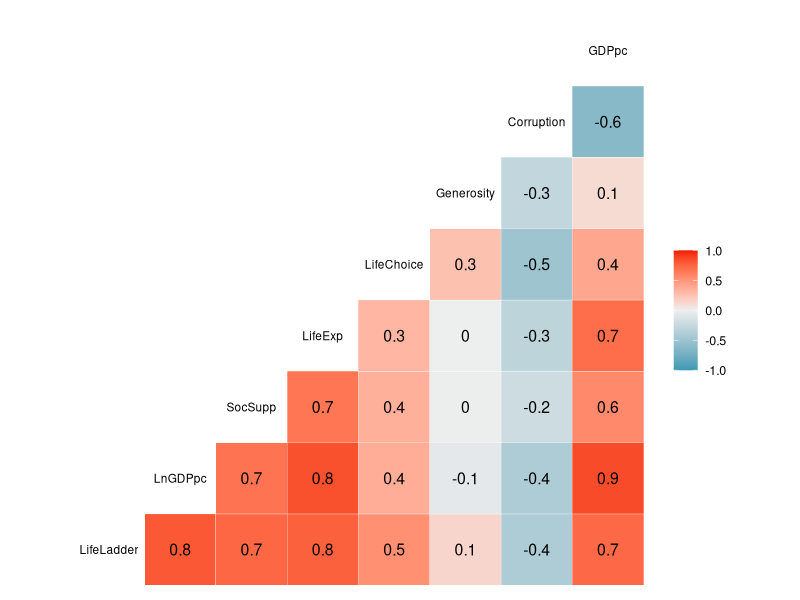
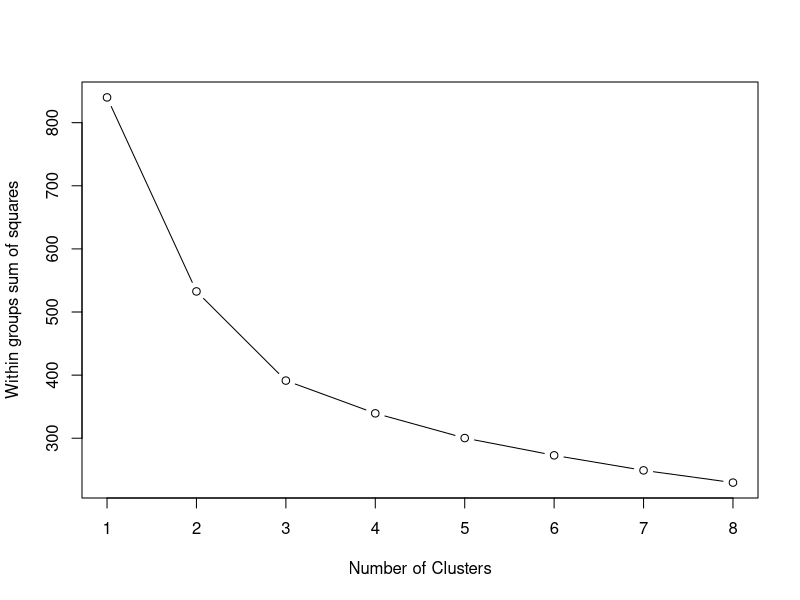
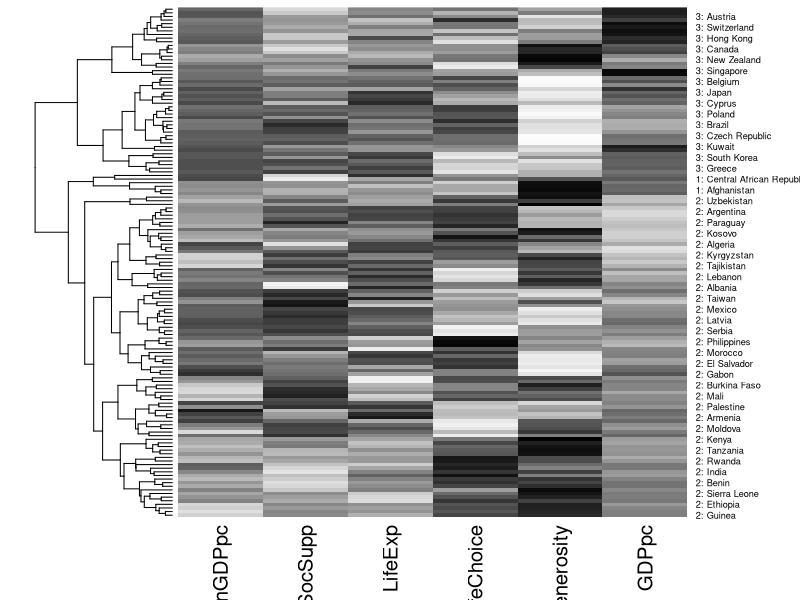

R code for these plots, in order:
## ---- chunk 1
knitr::opts_chunk$set(echo = TRUE)
## ---- chunk 2
#load the package
library(GGally)
## ---- chunk 3
#read the data
whr_2017DB <- read.csv("whr_2017.csv")
summary(whr_2017DB)

#checking total missing data
sapply(whr_2017DB,function(x) sum(is.na(x)))

#visualize the correlation between variables
ggcorr(whr_2017DB[,-1], label=TRUE, cex=3)

#deal with the missing data,as kmeans can't handle data has NA values
#impute with median
whr_2017DB$LnGDPpc[is.na(whr_2017DB$LnGDPpc)] = median(whr_2017DB$LnGDPpc, na.rm = TRUE)
whr_2017DB$LifeExp[is.na(whr_2017DB$LifeExp)] = median(whr_2017DB$LifeExp, na.rm = TRUE)
whr_2017DB$LifeChoice[is.na(whr_2017DB$LifeChoice)] = median(whr_2017DB$LifeChoice, na.rm = TRUE)
whr_2017DB$Generosity[is.na(whr_2017DB$Generosity)] = median(whr_2017DB$Generosity, na.rm = TRUE)
whr_2017DB$Corruption[is.na(whr_2017DB$Corruption)] = median(whr_2017DB$Corruption, na.rm = TRUE)
whr_2017DB$GDPpc[is.na(whr_2017DB$GDPpc)] = median(whr_2017DB$GDPpc, na.rm = TRUE)

#drop the LifeLaddar and GDPpc column
whr_2017_DF <- whr_2017DB[,-c(2,8)]

## ---- chunk 4
# Normalized the data
whr_2017_DF.scaled<- scale(whr_2017_DF[,-1])

#set row names
row.names(whr_2017_DF.scaled) <-whr_2017_DF$country

#build k-means model
par(mfrow = c(1, 1))

# Initialize total within sum of squares error: wss
wss <- 0

# Look over 3 to 8 possible clusters
for (i in 1:8) {
  # Fit the model: km.out
  km.out <- kmeans(whr_2017_DF.scaled, centers = i, nstart = 20, iter.max = 50)
  # Save the within cluster sum of squares
  wss[i] <- km.out$tot.withinss
}



# Produce a scree plot
plot(1:8, wss, type = "b", 
     xlab = "Number of Clusters", 
     ylab = "Within groups sum of squares")


# Select number of clusters
k <- 3

# Build model with k clusters: km.out
km.out <- kmeans(whr_2017_DF.scaled, centers = k, nstart = 50, iter.max = 50)

# View the resulting model
km.out

# Create hierarchical clustering model: hclust.out
hclust.out <- hclust(dist(whr_2017_DF.scaled), method="complete")

# Inspect the result
summary(hclust.out)

#prune the tree
hclust.out_cut <- cutree(hclust.out, k = 3)

#plot the heatmap
# set labels as cluster membership and utility name
row.names(whr_2017_DF.scaled) <- paste(hclust.out_cut, ": ", row.names(whr_2017_DF.scaled), sep = "")

# plot heatmap
# rev() reverses the color mapping to large = dark
heatmap(as.matrix(whr_2017_DF.scaled), Colv = NA, hclustfun = hclust,
        col=rev(paste("gray",1:99,sep="")))

